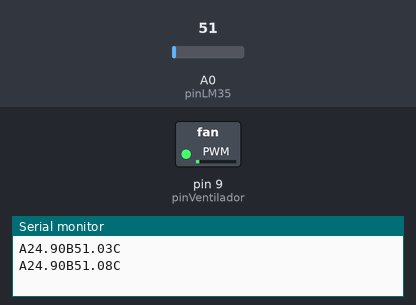
A sketch run on a simulated Arduino Uno, built with avr-gcc and run on an emulated ATmega328P. Parts: switched loads named in the sketch (green lamp = pin HIGH), the last lines printed to the serial monitor. Inputs (shaded band) come from the test bench; at power-on: A0 (pinLM35) = 51.

Above: at 1.8 s.
1.9 s: A0 (pinLM35) set to 61
At 2.5 s:
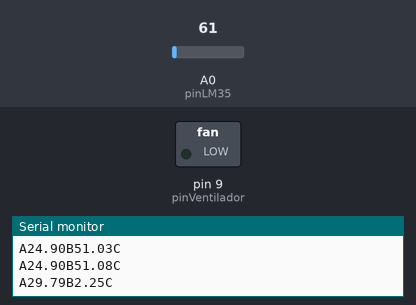
3.5 s: A0 (pinLM35) set to 54
At 5.2 s:
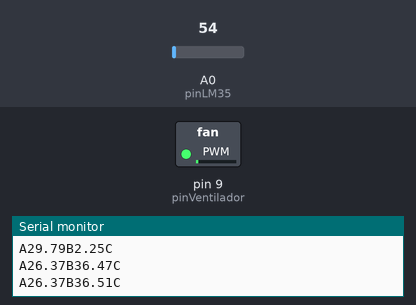
5.5 s: A0 (pinLM35) set to 15
At 6.9 s:
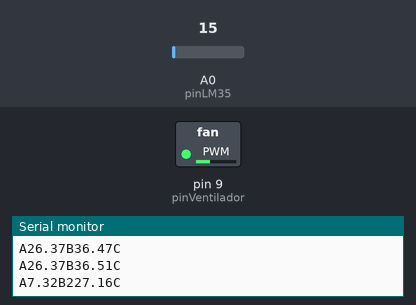
7.5 s: A0 (pinLM35) set to 71
At 8.5 s:
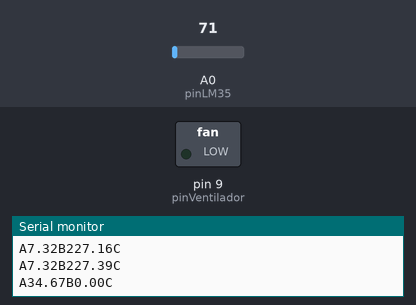
Timing chart, 0 to 10.5 s (numbered marks = the images above; inputs shaded):
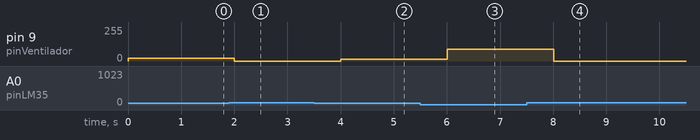

The sketch:

labVIEW_y_Arduino2.ino
```cpp
//Inclusion de la libreria PID
#include <PID_v1.h>
// Pin conectado al sensor LM35 (entrada analógica)
const int pinLM35 = A0;
// Pin conectado al ventilador (salida PWM)
const int pinVentilador = 9;
// Temperatura de referencia en grados Celsius
double setpoint = 30.0;
double input, output;
 // Ganancia proporcional
double Kp = 10.0;
 // Ganancia integral
double Ki = 0.1;
 // Ganancia derivativa
double Kd = 0;
PID pid(&input, &output, &setpoint, Kp, Ki, Kd, DIRECT);
void setup() {
  pinMode(pinVentilador, OUTPUT);
  Serial.begin(9600);
  pid.SetMode(AUTOMATIC);
}
void loop() {
  // Lectura de temperatura desde el LM35
  int sensorValue = analogRead(pinLM35);
  // Convertir el valor ADC a temperatura en grados Celsius
  input = sensorValue * 0.48828125;
  // Actualizar el control PID
  pid.Compute();
  // Ajustar la velocidad del ventilador
  // Mapear la salida del PID al rango del PWM (0-100%)
  int fanSpeed = map(output, 0, 255, 0, 100);
  analogWrite(pinVentilador, fanSpeed);
 // Enviar datos de temperatura y salida del control PID a LabVIEW
  Serial.print("A");
  Serial.print(input);
  Serial.print("B");
  Serial.print(output);
  Serial.println("C");
  // Intervalo de muestreo de 1 segundo
  delay(1000);
}
```

Measured:
- after the input at 1.9 s, pin 9 (pinVentilador): 20/255 → 0/255 after 0.10 s
- after the input at 3.5 s, pin 9 (pinVentilador): 0/255 → 14/255 after 0.51 s
- after the input at 5.5 s, pin 9 (pinVentilador): 14/255 → 89/255 after 0.51 s
- after the input at 7.5 s, pin 9 (pinVentilador): 89/255 → 0/255 after 0.51 s
